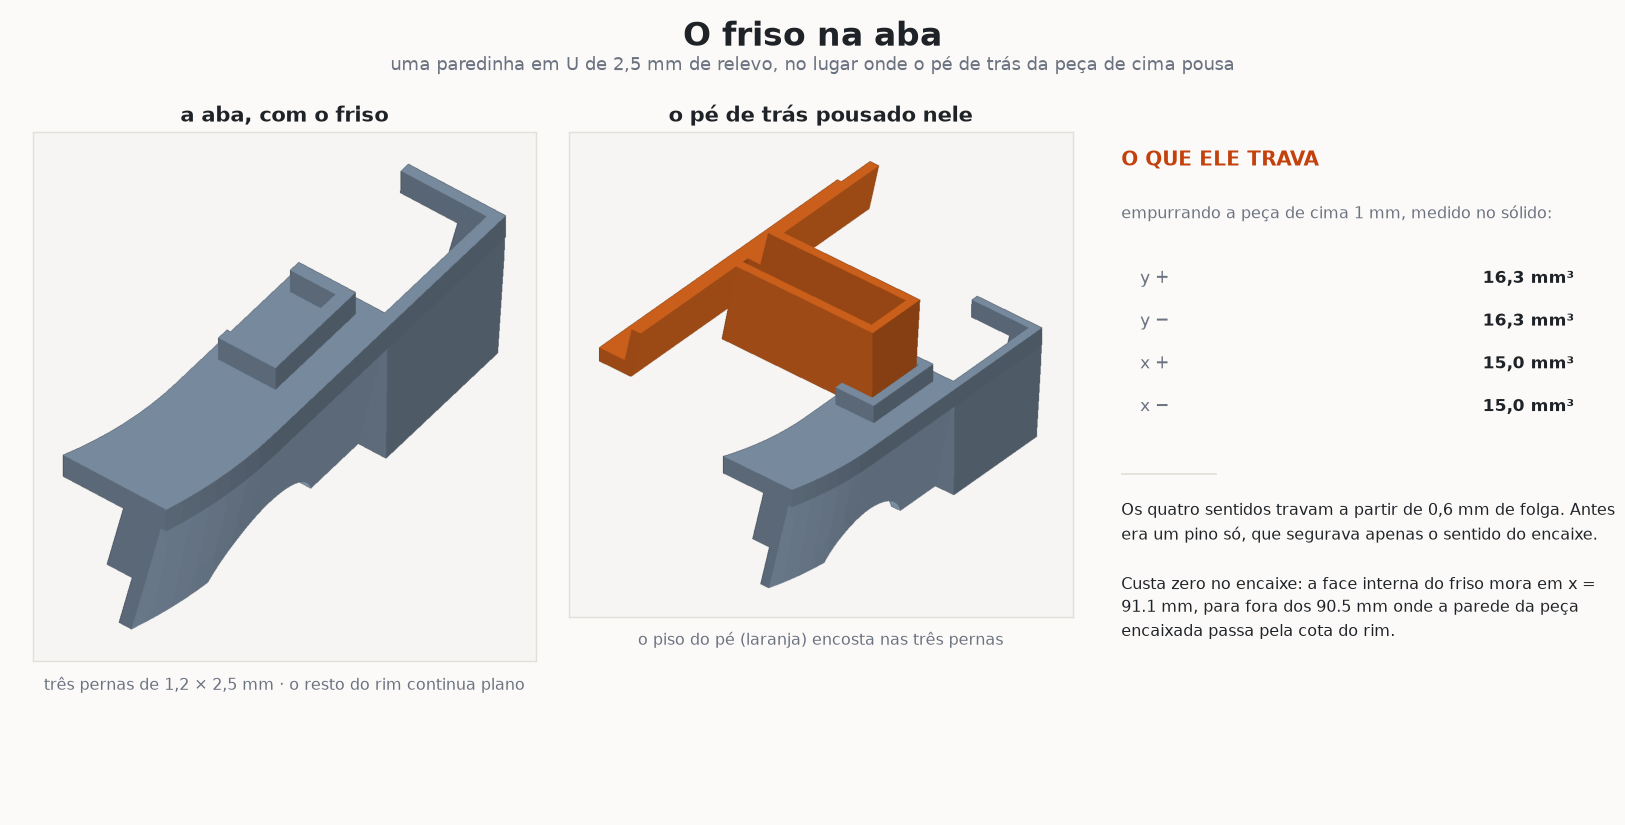

Generate this figure with Python:
#!/usr/bin/env python3
"""O friso na aba: a paredinha em U onde o pe de tras da peca de cima pousa."""
import os

import matplotlib
matplotlib.use("Agg")
import matplotlib.pyplot as plt
import numpy as np
import trimesh
from build123d import Box, Pos, export_stl
from PIL import Image

import modelo3d as M
import render

DEST = os.path.dirname(os.path.abspath(__file__))
FUNDO, TINTA, GRIS, NOVO = "#fbfaf8", "#1f2328", "#6b7280", "#c2410c"
COR, CINZ = (0.93, 0.44, 0.13), (0.55, 0.63, 0.72)


def main():
    M.set_draft(12.0)
    p, _ = M.cesto(aba=True)
    yr = M.PES[1][0]
    cx = Pos(M.LARG / 2 - 11.5, yr + M.DESLOC, 128.0) * \
        Box(40.0, 44.0, 28.0)
    export_stl(p & cx, os.path.join(DEST, "fr-a.stl"))
    export_stl((Pos(0, M.DESLOC, 130.0) * p) & cx, os.path.join(DEST, "fr-b.stl"))
    ma = trimesh.load(os.path.join(DEST, "fr-a.stl"))
    mb = trimesh.load(os.path.join(DEST, "fr-b.stl"))
    render.salvar(render.render([(ma, CINZ)], direcao=(-0.6, -0.8, -1.0),
                                largura=980),
                  os.path.join(DEST, "friso-so.png"))
    render.salvar(render.render([(ma, CINZ), (mb, COR)],
                                direcao=(-0.75, -0.9, -0.85), largura=980),
                  os.path.join(DEST, "friso-det.png"))

    # trava medida: empurra a peca de cima nos quatro sentidos
    travas = []
    for nome, d in (("y +", (0, 1.0)), ("y −", (0, -1.0)),
                    ("x +", (1.0, 0)), ("x −", (-1.0, 0))):
        v = (p & (Pos(d[0], M.DESLOC + d[1], 130.0) * p)).volume
        travas.append((nome, v))

    fig = plt.figure(figsize=(13.0, 6.6), facecolor=FUNDO)
    fig.text(0.5, 0.975, "O friso na aba", ha="center", va="top",
             fontsize=19, color=TINTA, weight="bold")
    fig.text(0.5, 0.932, "uma paredinha em U de 2,5 mm de relevo, no lugar "
             "onde o pé de trás da peça de cima pousa", ha="center", va="top",
             fontsize=10.5, color=GRIS)
    for i, (arq, tit, sub) in enumerate((
            ("friso-so.png", "a aba, com o friso",
             "três pernas de 1,2 × 2,5 mm · o resto do rim continua plano"),
            ("friso-det.png", "o pé de trás pousado nele",
             "o piso do pé (laranja) encosta nas três pernas"))):
        ax = fig.add_axes([0.02 + i * 0.33, 0.10, 0.31, 0.74])
        ax.imshow(np.asarray(Image.open(os.path.join(DEST, arq))))
        ax.set_anchor("N"); ax.set_xticks([]); ax.set_yticks([])
        for s in ax.spines.values():
            s.set_color("#e3e0da")
        ax.set_title(tit, fontsize=12, color=TINTA, weight="bold", pad=6)
        ax.text(0.5, -0.03, sub, transform=ax.transAxes, ha="center",
                va="top", fontsize=9.2, color=GRIS)

    tb = fig.add_axes([0.69, 0.10, 0.29, 0.74]); tb.axis("off")
    tb.set_xlim(0, 1); tb.set_ylim(0, 1)
    tb.text(0.0, 0.97, "O QUE ELE TRAVA", fontsize=11.5, color=NOVO,
            weight="bold", va="top")
    tb.text(0.0, 0.88, "empurrando a peça de cima 1 mm, medido no sólido:",
            fontsize=9.2, color=GRIS, va="top")
    y = 0.76
    for nome, v in travas:
        tb.text(0.04, y, nome, fontsize=9.6, color=GRIS, va="center")
        tb.text(0.96, y, f"{v:.1f} mm³".replace(".", ","), fontsize=9.6,
                color=TINTA, va="center", ha="right", weight="bold")
        y -= 0.07
    tb.plot([0.0, 0.2], [0.44, 0.44], color="#e3e0da", lw=1)
    tb.text(0.0, 0.40, "Os quatro sentidos travam a partir de 0,6 mm de "
            "folga. Antes era um pino só, que segurava apenas o sentido do "
            "encaixe.\n\nCusta zero no encaixe: a face interna do friso mora "
            "em x = %.1f mm, para fora dos %.1f mm onde a parede da peça "
            "encaixada passa pela cota do rim." % (M.friso_x0(), M.LARG/2 - M.ABA_W + M.TAN*M.FRISO_H), fontsize=9.0, color=TINTA,
            va="top", linespacing=1.55, wrap=True)
    fig.savefig(os.path.join(DEST, "friso.png"), dpi=125, facecolor=FUNDO)
    print("gerado friso.png")


if __name__ == "__main__":
    main()
